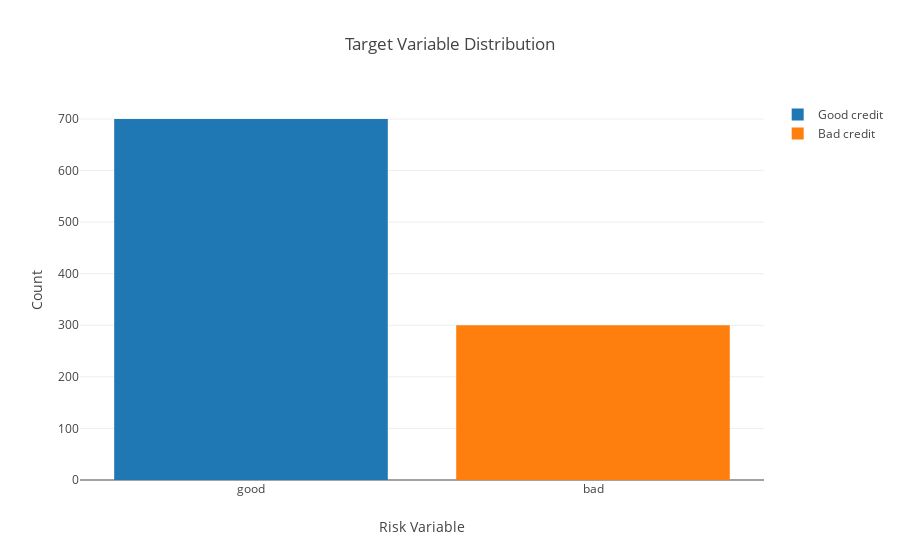

The notebook cell this image was saved under:
### Markdown cell above
### Exploratory Graphs

#### Distribution of target variable and distribution by age

### Code cell
import plotly.offline as py 
py.init_notebook_mode(connected=True) # this code, allow us to work with offline plotly version
import plotly.graph_objs as go # it's like "plt" of matplot
import plotly.tools as tls # It's useful to we get some tools of plotly
import warnings # This library will be used to ignore some warnings
from collections import Counter # To do counter of some features

trace0 = go.Bar(
            x = df_credit[df_credit["Risk"]== 'good']["Risk"].value_counts().index.values,
            y = df_credit[df_credit["Risk"]== 'good']["Risk"].value_counts().values,
            name='Good credit')
trace1 = go.Bar(
            x = df_credit[df_credit["Risk"]== 'bad']["Risk"].value_counts().index.values,
            y = df_credit[df_credit["Risk"]== 'bad']["Risk"].value_counts().values,
            name='Bad credit')

data = [trace0, trace1]

layout = go.Layout()

layout = go.Layout( yaxis=dict(title='Count'), xaxis=dict(title='Risk Variable'), title='Target Variable Distribution')

fig = go.Figure(data=data, layout=layout)
py.iplot(fig, filename='grouped-bar')

### Figure 1 — Plotly figure (JSON) as saved in the notebook; plotly's stock layout.template omitted (floating-point values rounded to 4 significant figures)
{"data": [{"name": "Good credit", "type": "bar", "uid": "fdcddff4-b352-4d90-8b60-953894f9f008", "x": ["good"], "y": [700]}, {"name": "Bad credit", "type": "bar", "uid": "b1c481b5-9c39-4257-b6d1-8f96afe54bfe", "x": ["bad"], "y": [300]}], "layout": {"title": {"text": "Target Variable Distribution"}, "xaxis": {"title": {"text": "Risk Variable"}}, "yaxis": {"title": {"text": "Count"}}}}
